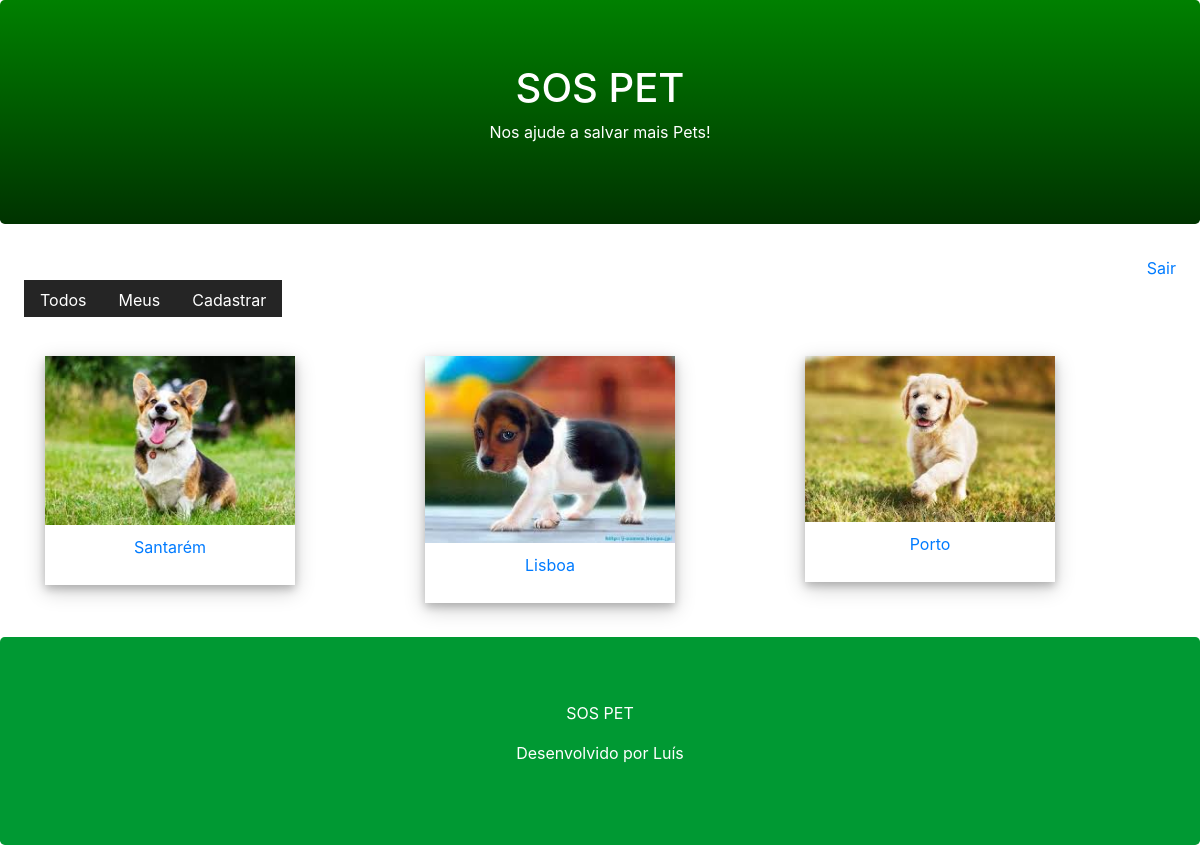
The app's page /pet/user/ (signed in) with its own data.
### core/models.py (models this page shows, shortened)
class Pet(models.Model):
    city = models.CharField(max_length=100)
    description = models.TextField()
    phone = models.CharField(max_length=11)
    email = models.EmailField()
    begin_date = models.DateTimeField(auto_now_add=True)
    photo = models.ImageField(upload_to='pet')
    active = models.BooleanField(default=True)
    user = models.ForeignKey(User, on_delete=models.CASCADE)

### core/views.py (the view)
# urls.py: path('pet/user/', views.list_user_pets),
def list_user_pets(request):
    pet = Pet.objects.filter(active=True, user=request.user)
    return render(request,'list.html', {'pet':pet})

### core/templates/list.html (shortened to what this page needs)
{% extends "model-page.html"%}
{% block content %}
    <div class="container mb-4">
        <div class="row">
            {% for p in pet %}
            <div class="col-sm-4">
                <a href="../detail/{{ p.id }}">
                    <div class="polaroid" >
                        {% if p.photo %}
                        <img src="{{ p.photo.url }}" style="width:100%">
                        {% endif %}
                        <div class="container">
                            <p>{{ p.city }}</p>
                        </div>
                    </div>
                </a>
            </div>
            {% endfor %}
        </div>
    </div>
{% endblock %}

### core/templates/list.html (style rules this page uses)
.polaroid { width:250px; box-shadow: 0 4px 8px 0 rgba(0,0,0,0.2), 0 6px 20px 0 rgba(0,0,0,0.2); text-align:center; }
.container { padding:10px; }

### records on screen
Pet: photo (picture), city "Santarém"
Pet: photo (picture), city "Lisboa"
Pet: photo (picture), city "Porto"
